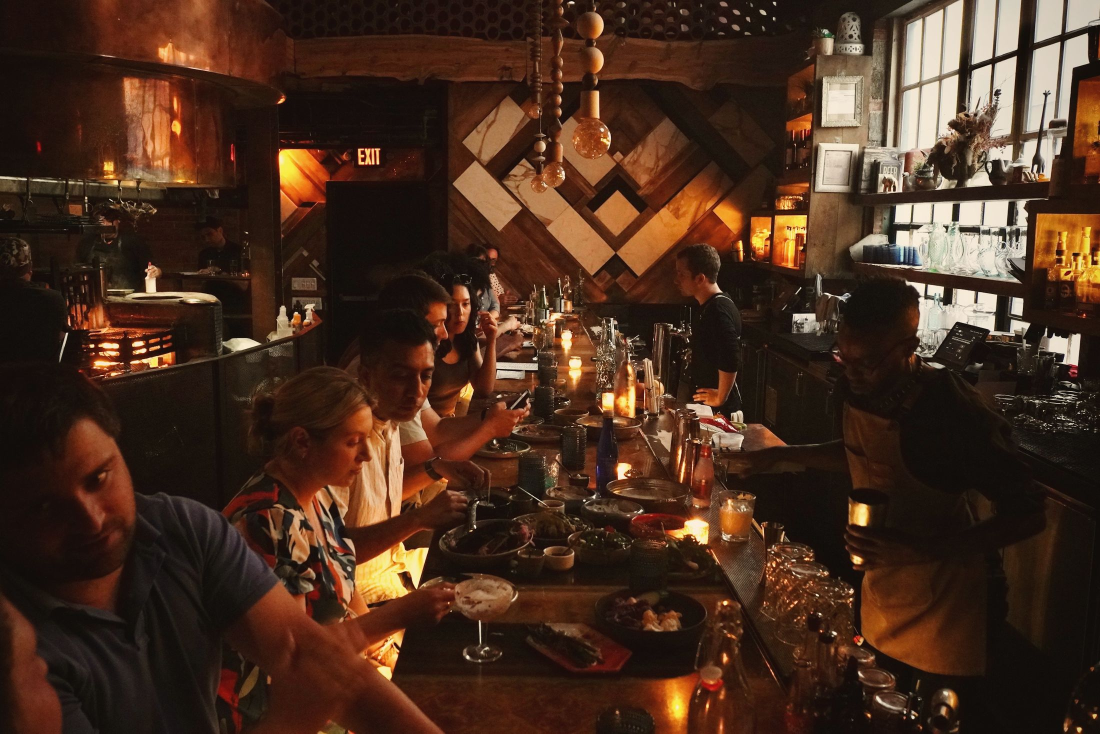
#> input picture assets/images/bar-night.jpg, 2200 x 1467 px (shown at 1/2 size); its folder holds 2 pictures in this run
$ python grade.py ../assets/images ../assets/images/bartender.jpg
#> lines starting #> are read from the running program, lines starting #| are printed output that depends on the picture
"""Apply Kaa's firelight grade to a folder of photos.

usage:  python scripts/grade.py <input-folder> <output-folder>
needs:  pip install Pillow

Night photography lit by fire: blacks settle into warm soot (never pure black,
never grey), midtones get a firm S-curve, highlights turn amber-cream, and
saturation is eased back a touch so mixed stock reads as one shoot.
Caps width at 2200px.
"""
import os
import sys

from PIL import Image, ImageEnhance

src, dst = sys.argv[1], sys.argv[2]
os.makedirs(dst, exist_ok=True)


def lut(lo, hi, warm_sh, warm_hl, contrast=0.55):
#> called with lo = 15, hi = 246, warm_sh = 6, warm_hl = 4, contrast = 0.55
    out = []
    for i in range(256):
        t = i / 255.0
        s = t * t * (3 - 2 * t)
        t = contrast * s + (1 - contrast) * t
        v = lo + t * (hi - lo) + warm_sh * (1 - t) ** 3 * t * 4 + warm_hl * t ** 2
        out.append(max(0, min(255, int(round(v)))))
    return out


# soot blacks (15,12,10) -> amber-cream whites (250,238,220)
R = lut(15, 246, 6, 4)
G = lut(12, 236, 1, 2)
B = lut(10, 222, -4, -2)


def grade(img):
    img = ImageEnhance.Color(img).enhance(0.86)
    r, g, b = img.split()
    return Image.merge("RGB", (r.point(R), g.point(G), b.point(B)))


for f in sorted(os.listdir(src)):
    if not f.lower().endswith((".jpg", ".jpeg", ".png", ".webp")):
        continue
    im = Image.open(os.path.join(src, f)).convert("RGB")
#> im is the input picture: PIL image 2200x1467 RGB; mean R, G, B 72.4, 46.3, 31.4
    if im.width > 2200:
        im = im.resize((2200, round(im.height * 2200 / im.width)), Image.LANCZOS)
    out = os.path.splitext(f)[0] + ".jpg"
    grade(im).save(os.path.join(dst, out), "JPEG", quality=80, optimize=True, progressive=True)
#> in grade, `r, g, b = img.split()`:
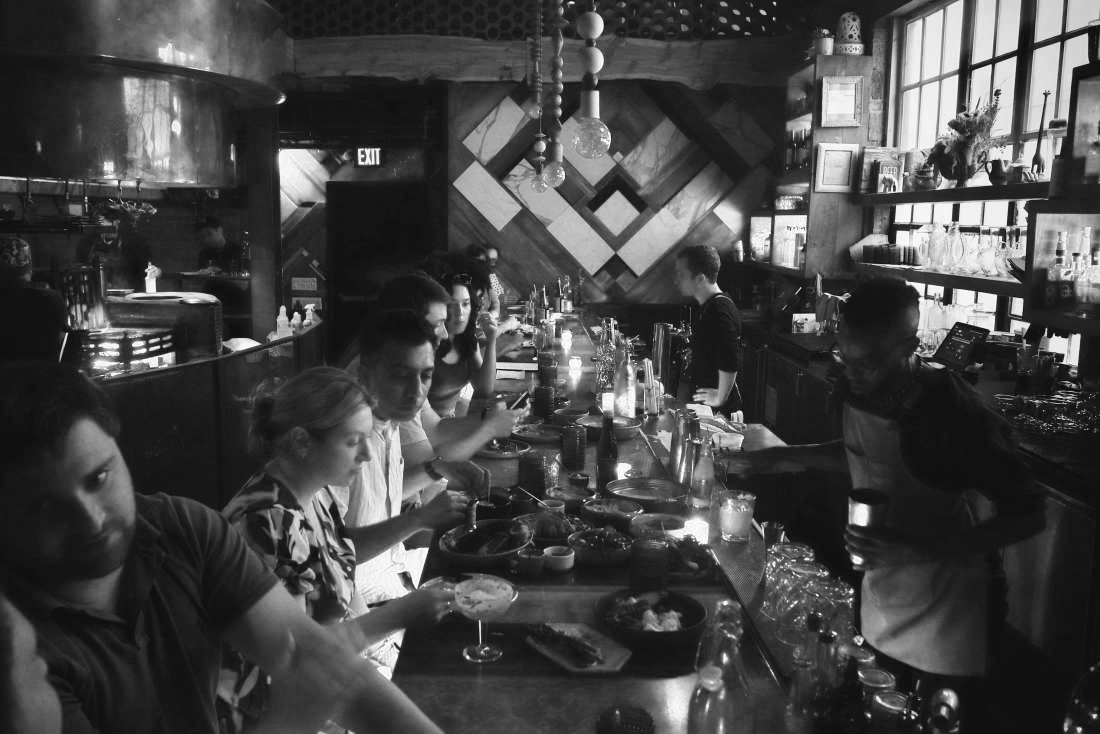
#> r: PIL image 2200x1467 L (shown at 1/2 size); min 1, max 254, mean 69.1
#> in grade, `r, g, b = img.split()`:
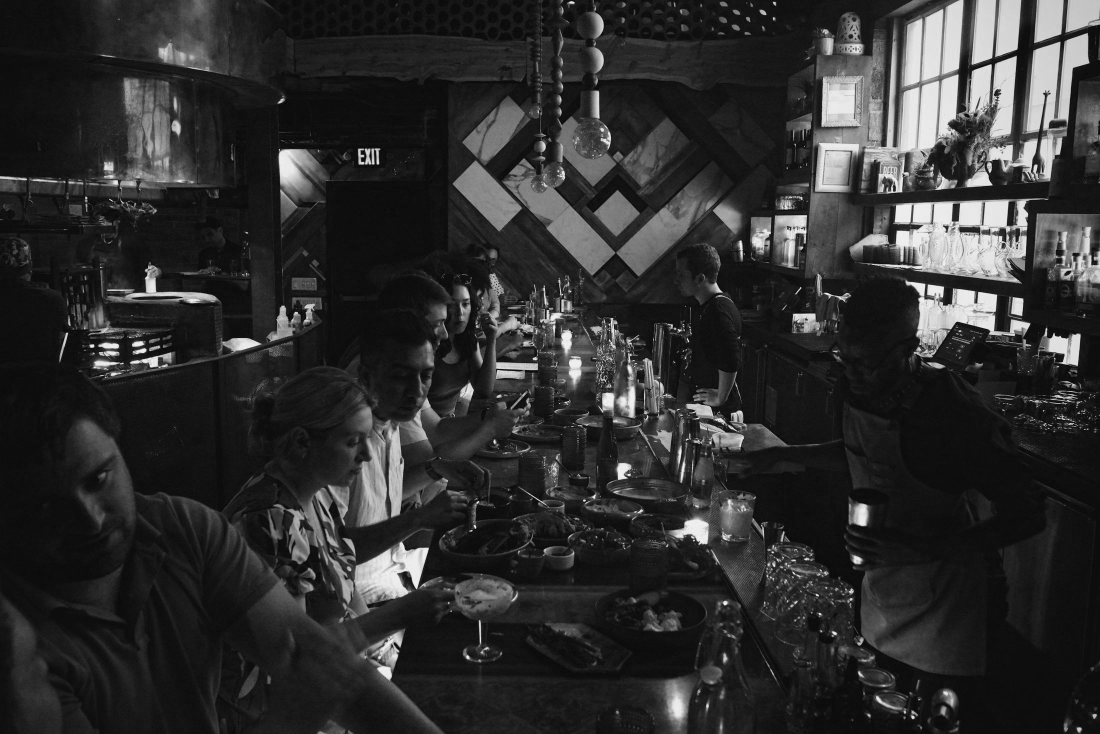
#> g: PIL image 2200x1467 L (shown at 1/2 size); min 0, max 254, mean 46.7
#> in grade, `r, g, b = img.split()`:
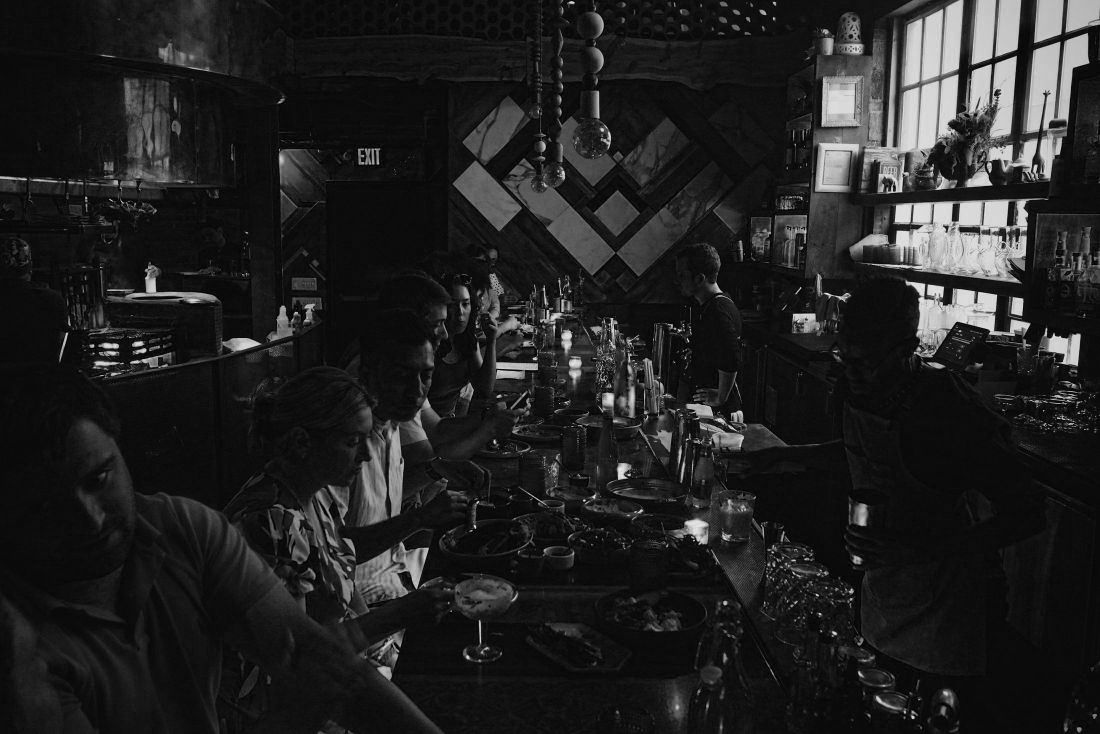
#> b: PIL image 2200x1467 L (shown at 1/2 size); min 0, max 246, mean 33.8
#> pass 2 of the loop `for f in sorted(os.listdir(src)):`:
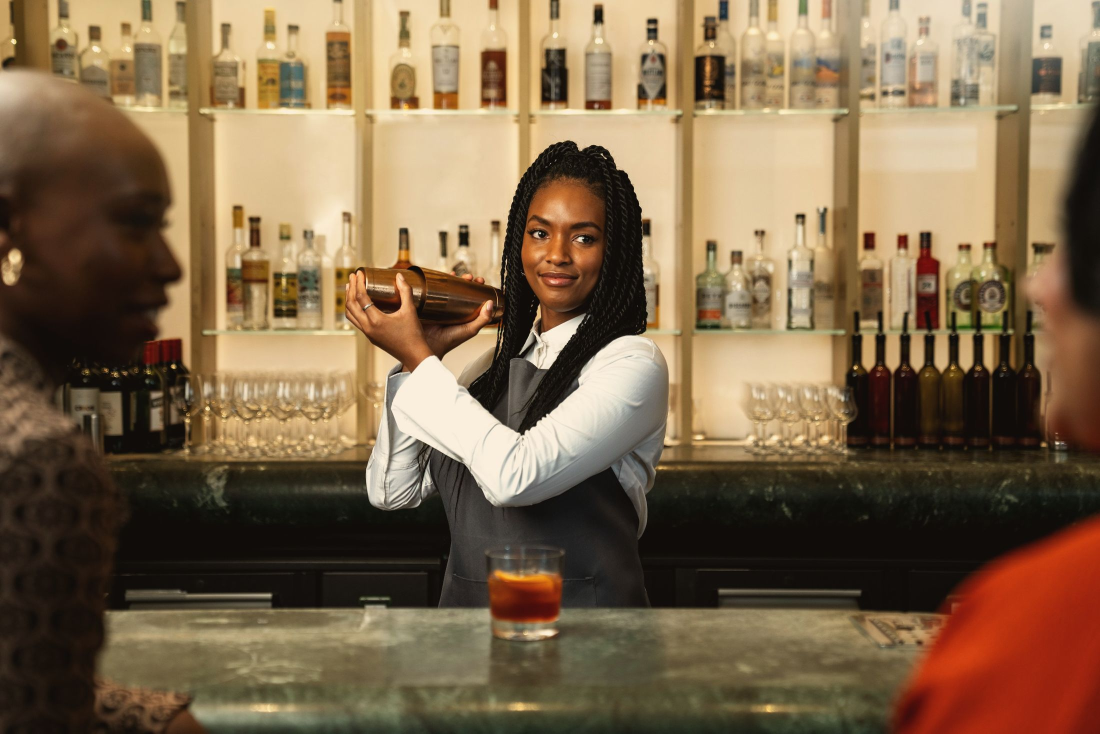
#> input picture assets/images/bartender.jpg, 2200 x 1467 px (shown at 1/2 size)
#> im is the input picture: PIL image 2200x1467 RGB; mean R, G, B 126.8, 103.5, 75.4
#> in grade (call 2), `r, g, b = img.split()`:
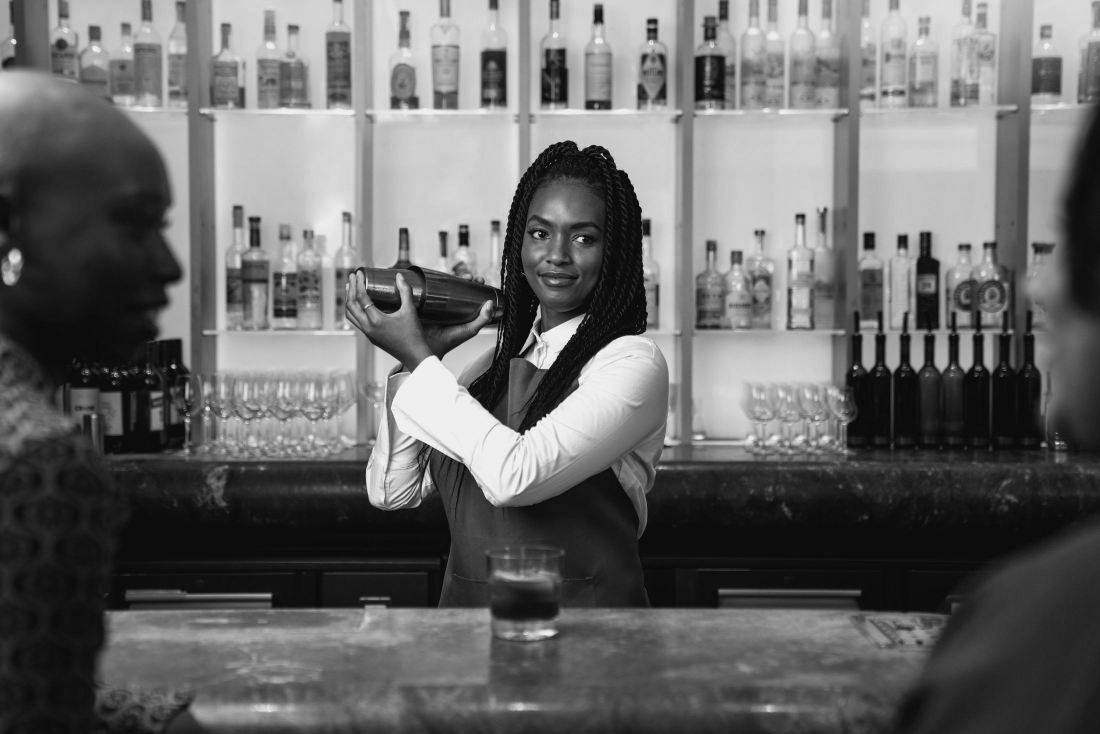
#> g: PIL image 2200x1467 L (shown at 1/2 size); min 0, max 252, mean 103.7
#> in grade (call 2), `r, g, b = img.split()`:
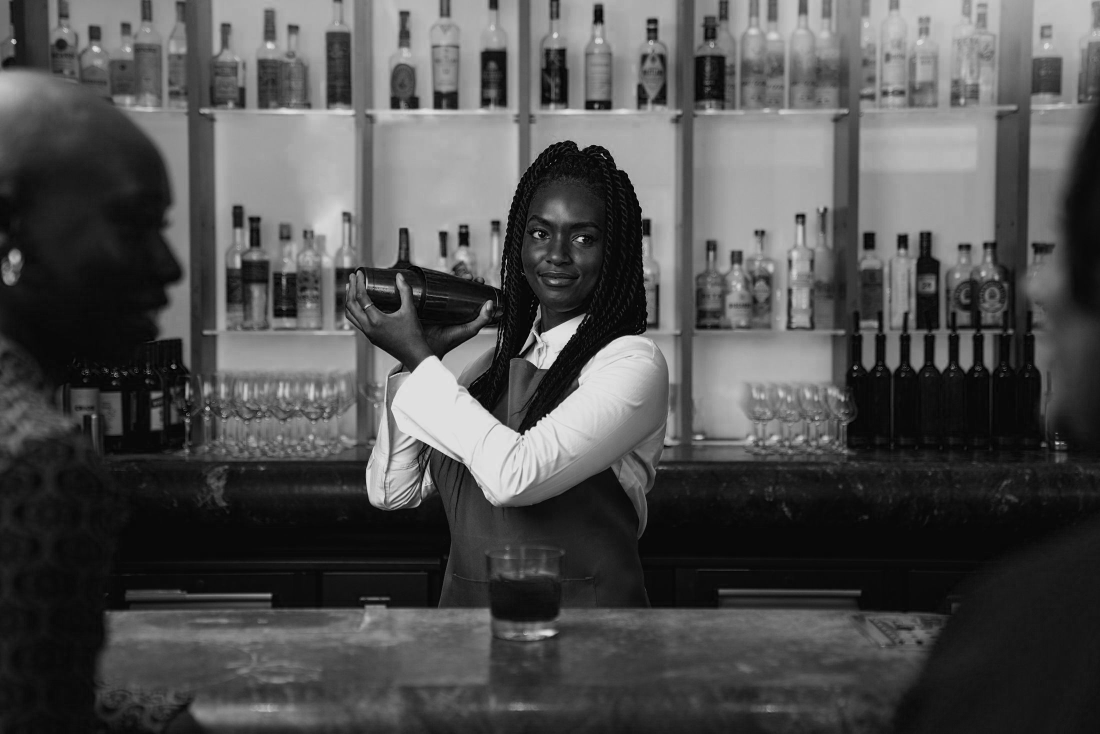
#> b: PIL image 2200x1467 L (shown at 1/2 size); min 0, max 242, mean 79.3
